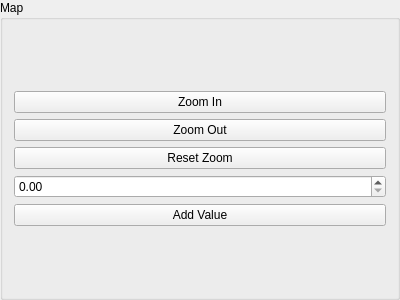
<?xml version="1.0" encoding="UTF-8"?>
<ui version="4.0">
 <class>GroupBox</class>
 <widget class="QGroupBox" name="GroupBox">
  <property name="geometry">
   <rect>
    <x>0</x>
    <y>0</y>
    <width>400</width>
    <height>300</height>
   </rect>
  </property>
  <property name="windowTitle">
   <string>GroupBox</string>
  </property>
  <property name="title">
   <string>Map</string>
  </property>
  <layout class="QGridLayout" name="gridLayout">
   <item row="0" column="0">
    <layout class="QVBoxLayout" name="button_layout">
     <item>
      <widget class="QPushButton" name="zoom_in_button">
       <property name="text">
        <string>Zoom In</string>
       </property>
      </widget>
     </item>
     <item>
      <widget class="QPushButton" name="zoom_out_button">
       <property name="text">
        <string>Zoom Out</string>
       </property>
      </widget>
     </item>
     <item>
      <widget class="QPushButton" name="zoom_reset_button">
       <property name="text">
        <string>Reset Zoom</string>
       </property>
      </widget>
     </item>
     <item>
      <widget class="QDoubleSpinBox" name="value_spin_box"/>
     </item>
     <item>
      <widget class="QPushButton" name="add_value_button">
       <property name="text">
        <string>Add Value</string>
       </property>
      </widget>
     </item>
    </layout>
   </item>
  </layout>
 </widget>
 <resources/>
 <connections/>
</ui>
